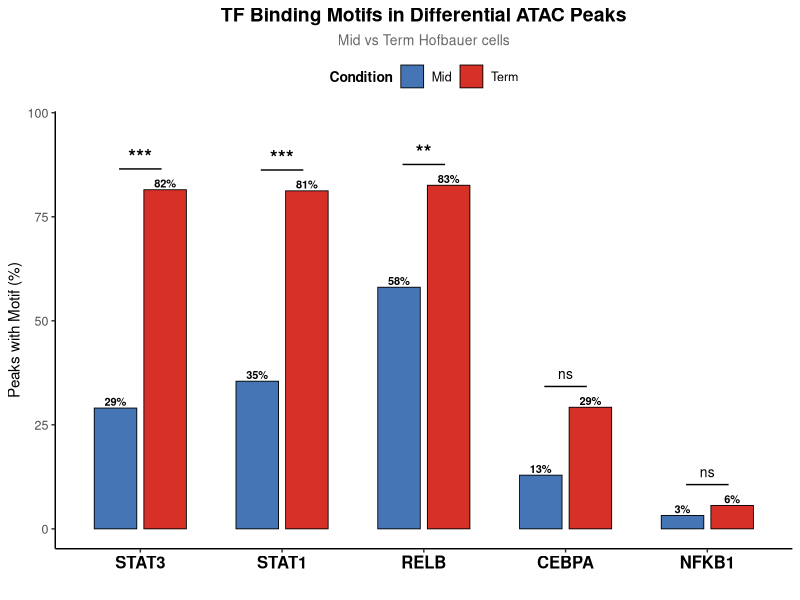

Write the R code that produced this figure.
#!/usr/bin/env Rscript
# Fig6c: TF Motif Enrichment — grouped bar with comparison brackets
setwd("/home/weijuan/文档/胎盘单细胞数据/ucsf_integration")
library(ggplot2); library(dplyr); library(tidyr)

motif <- read.csv("results/atac_motif_enrichment.csv")
tf_order <- c("STAT3","STAT1","RELB","CEBPA","NFKB1")
motif_5 <- motif[motif$name %in% tf_order,]
motif_5 <- motif_5[match(tf_order, motif_5$name),]

motif_long <- motif_5 %>% select(name, term_pct, mid_pct) %>%
  rename(Term=term_pct, Mid=mid_pct) %>%
  pivot_longer(-name, names_to="Condition", values_to="pct")
motif_long$name <- factor(motif_long$name, levels=tf_order)
motif_long$Condition <- factor(motif_long$Condition, levels=c("Mid","Term"))

# Brackets: between Mid and Term bars per TF
dodge_w <- 0.7
bracket_h <- 5
motif_5$xpos <- 1:nrow(motif_5)
motif_5$ymax <- pmax(motif_5$term_pct, motif_5$mid_pct)
motif_5$p_label <- ifelse(motif_5$pval<0.001, "***",
                    ifelse(motif_5$pval<0.01, "**",
                    ifelse(motif_5$pval<0.05, "*", "ns")))

p <- ggplot(motif_long, aes(x=name, y=pct, fill=Condition)) +
  geom_bar(stat="identity", position=position_dodge(width=dodge_w), width=0.6,
           color="black", linewidth=0.3) +
  # Percentage labels above bars
  geom_text(data=motif_long, aes(label=sprintf("%.0f%%", pct), y=pct+1.5),
            position=position_dodge(width=dodge_w), size=2.8, fontface="bold", color="black") +
  # Bracket horizontal line between bars
  geom_segment(data=motif_5, aes(x=xpos-0.15, xend=xpos+0.15,
              y=ymax+bracket_h, yend=ymax+bracket_h),
              inherit.aes=FALSE, linewidth=0.5, color="black") +
  # Significance label above bracket — ns smaller
  geom_text(data=subset(motif_5, p_label!="ns"),
            aes(x=xpos, y=ymax+bracket_h+3, label=p_label),
            inherit.aes=FALSE, size=5, fontface="bold") +
  geom_text(data=subset(motif_5, p_label=="ns"),
            aes(x=xpos, y=ymax+bracket_h+3, label=p_label),
            inherit.aes=FALSE, size=3.5, fontface="plain") +
  scale_fill_manual(values=c("Mid"="#4575B4","Term"="#D73027")) +
  labs(x="", y="Peaks with Motif (%)",
       title="TF Binding Motifs in Differential ATAC Peaks",
       subtitle="Mid vs Term Hofbauer cells") +
  ylim(0, max(motif_5$ymax)+bracket_h+8) +
  theme_classic(base_size=11) +
  theme(legend.position="top", legend.title=element_text(face="bold",size=10),
        legend.text=element_text(size=9),
        plot.title=element_text(face="bold",size=14,hjust=0.5),
        plot.subtitle=element_text(size=10,hjust=0.5,color="grey40"),
        axis.text.x=element_text(size=12,face="bold",color="black"),
        axis.text.y=element_text(size=9),
        axis.title.y=element_text(size=11))

ggsave("figures/Fig6/Fig6c_motif_enrichment.png", p, w=7, h=5, dpi=300, bg="white")
message("Done: figures/Fig6/Fig6c_motif_enrichment.png")
